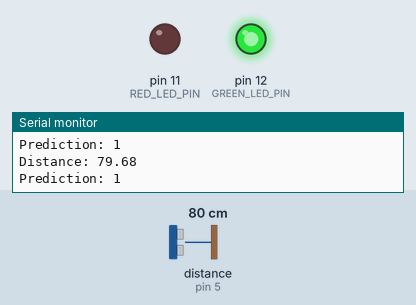
This sketch was run on a simulated Arduino Uno, built with avr-gcc and run on an emulated ATmega328P. Shown: output pins drawn as LEDs (lit = HIGH), the last lines printed to the serial monitor. Wiring (inferred from the names in the program): ultrasonic range finder: trigger pin 6; echo pin 5. The inputs (shaded band) are chosen by the test bench; at power-on: distance to the obstacle (sensor on pin 5) 80 cm. The echo pulse lasts 58.3 µs per cm; random numbers use the default seed unless the sketch sets one; pins used as bus, display or sensor lines are not drawn.

Above: at 1.8 s.
1.9 s: distance to the obstacle (sensor on pin 5) set to 150 cm
3.8 s: distance to the obstacle (sensor on pin 5) set to 159 cm
At 5.4 s:
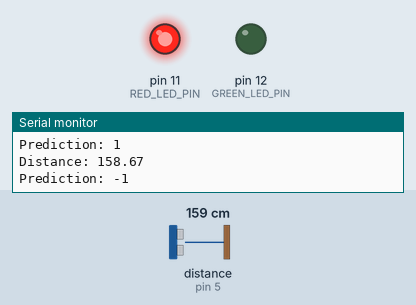
6.2 s: distance to the obstacle (sensor on pin 5) set to 2 cm
At 7.3 s:
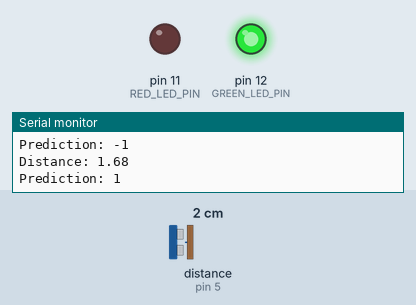
8.2 s: distance to the obstacle (sensor on pin 5) set to 250 cm
At 9.5 s:
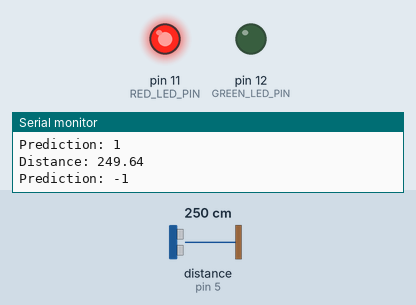
Timing chart, 0 to 11.2 s (numbered marks = the images above; inputs shaded):
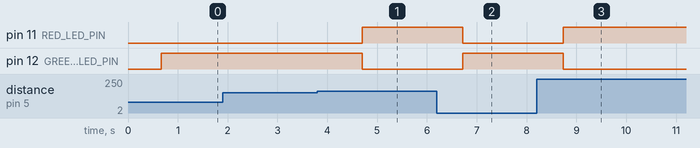

Measured:
- the behaviour switches between 153 and 154 cm on distance to the obstacle (sensor on pin 5) (found by bisection; images 0 and 1)
- after the input at 3.8 s, pin 11 (RED_LED_PIN): LOW → HIGH after 0.91 s; pin 12 (GREEN_LED_PIN): HIGH → LOW after 0.91 s
- after the input at 6.2 s, pin 11 (RED_LED_PIN): HIGH → LOW after 0.52 s; pin 12 (GREEN_LED_PIN): LOW → HIGH after 0.52 s
- after the input at 8.2 s, pin 11 (RED_LED_PIN): LOW → HIGH after 0.53 s; pin 12 (GREEN_LED_PIN): HIGH → LOW after 0.53 s

The sketch:

main.ino
```cpp
#include "perceptron.hpp"


// Constant values
const int ECHO_PIN = 5;
const int TRIGGER_PIN = 6;
const int RED_LED_PIN = 11;
const int GREEN_LED_PIN = 12;

// Variables
float distance;
long time;


// Create perceptron model with one input
Perceptron perceptron(1);


// Traing the perceptron
void train()
{
    int distance_step = 5;

    // Train for 160 epochs
    for (int epoch = 0; epoch < 160; epoch++)
    {
        for (int d = 0; d < 340; d += distance_step)
        {
            // Set the input in the model
            perceptron.inputs[0] = d;

            // Make a prediction
            int prediction = perceptron.feed_forward();

            if ((d <= 150 && prediction == -1) || (d > 150 && prediction == 1))
            {
                perceptron.train(-prediction, prediction);
            }
        }
    }
}


void setup()
{
    Serial.begin(9600);

    // Init pin modes
    pinMode(TRIGGER_PIN, OUTPUT);
    pinMode(ECHO_PIN, INPUT);
    pinMode(GREEN_LED_PIN, OUTPUT);
    pinMode(RED_LED_PIN, OUTPUT);

    // Train the model before run in loop
    train();
}


void loop()
{
    // Send a pulse to activate the the sensor
    digitalWrite(TRIGGER_PIN, HIGH);
    delayMicroseconds(10);
    digitalWrite(TRIGGER_PIN, LOW);

    // Measure response pulse
    time = pulseIn(ECHO_PIN, HIGH) / 2;

    // Compute the distance between in cm
    // d = v * t
    // Sound speed = 343 m/s
    // Time in microseconds
    distance = float(time * 0.0343);
    Serial.print("Distance: ");
    Serial.println(distance);

    // Set the input in the model
    perceptron.inputs[0] = distance;

    // Classification
    int prediction = perceptron.feed_forward();

    Serial.print("Prediction: ");
    Serial.println(prediction);

    if (prediction == - 1)
    {
        digitalWrite(GREEN_LED_PIN, LOW);
        digitalWrite(RED_LED_PIN, HIGH);
    }
    else
    {
        digitalWrite(GREEN_LED_PIN, HIGH);
        digitalWrite(RED_LED_PIN, LOW);
    }

    delay(1000);
}
```

perceptron.hpp
```cpp
class Perceptron
{
public:
    // Inputs vector
    float* inputs;

    /** Perceptron constructor
     *
     * Inputs:
     *      int ninputs - number if inputs
     */
    Perceptron(int ninputs)
    {
        // Default learning rate
        this->alpha = 0.001;
        // Set tthe number of inputs
        this->n = ninputs + 1;

        // Asking for memory
        this->inputs = new float[n];
        this->weights = new float[n];

        // Init bias
        this->inputs[this->n - 1] = 1;
        // Init random weights
        this->randomize();
    }

    /**
     * Random weights
     */
    void randomize()
    {
        for (int i = 0; i < n; i++)
        {
            this->weights[i] = (float) random(-1000, 1000) / 1000.0;
        }
    }

    /**
     * Traning function
     *
     * Inputs:
     *      target - target value
     *      prediction - predicted value
     */
    void train(int target, float prediction)
    {
        float error = target - prediction;

        // Update weights
        for (int i = 0; i < this->n; i++)
        {
            this->weights[i] += this->alpha * error * this->inputs[i];
        }
    }

    /**
     * Forward function
     */
    int feed_forward()
    {
        float sum = 0.0;

        for (int i = 0; i < this->n; i++)
        {
            sum += inputs[i] * this->weights[i];
        }

        return this->activate(sum);
    }
private:
    // Random weights vector
    float* weights;
    // Inputs number
    int n;
    // Learning rate
    float alpha;

    /**
     * Activation function
    */
    int activate(float sum)
    {
        // Signum function
        return (sum >= 0.0) ? 1 : -1;
    }
};
```
